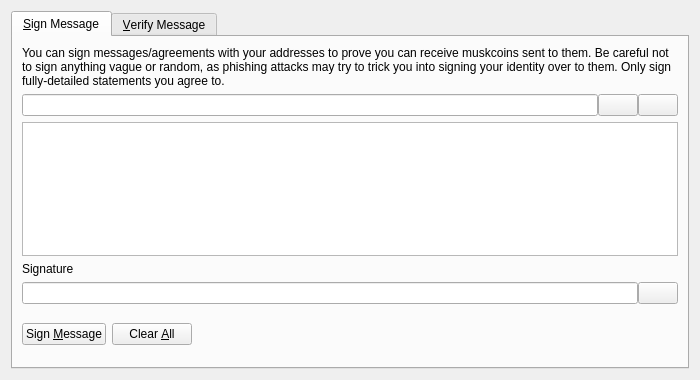
<?xml version="1.0" encoding="UTF-8"?>
<ui version="4.0">
 <class>SignVerifyMessageDialog</class>
 <widget class="QDialog" name="SignVerifyMessageDialog">
  <property name="geometry">
   <rect>
    <x>0</x>
    <y>0</y>
    <width>700</width>
    <height>380</height>
   </rect>
  </property>
  <property name="windowTitle">
   <string>Signatures - Sign / Verify a Message</string>
  </property>
  <property name="modal">
   <bool>true</bool>
  </property>
  <layout class="QVBoxLayout" name="verticalLayout">
   <item>
    <widget class="QTabWidget" name="tabWidget">
     <property name="currentIndex">
      <number>0</number>
     </property>
     <widget class="QWidget" name="tabSignMessage">
      <attribute name="title">
       <string>&amp;Sign Message</string>
      </attribute>
      <layout class="QVBoxLayout" name="verticalLayout_SM">
       <item>
        <widget class="QLabel" name="infoLabel_SM">
         <property name="text">
          <string>You can sign messages/agreements with your addresses to prove you can receive muskcoins sent to them. Be careful not to sign anything vague or random, as phishing attacks may try to trick you into signing your identity over to them. Only sign fully-detailed statements you agree to.</string>
         </property>
         <property name="textFormat">
          <enum>Qt::PlainText</enum>
         </property>
         <property name="wordWrap">
          <bool>true</bool>
         </property>
        </widget>
       </item>
       <item>
        <layout class="QHBoxLayout" name="horizontalLayout_1_SM">
         <property name="spacing">
          <number>0</number>
         </property>
         <item>
          <widget class="QValidatedLineEdit" name="addressIn_SM">
           <property name="toolTip">
            <string>The Muskcoin address to sign the message with</string>
           </property>
          </widget>
         </item>
         <item>
          <widget class="QPushButton" name="addressBookButton_SM">
           <property name="toolTip">
            <string>Choose previously used address</string>
           </property>
           <property name="text">
            <string/>
           </property>
           <property name="icon">
            <iconset resource="../bitcoin.qrc">
             <normaloff>:/icons/address-book</normaloff>:/icons/address-book</iconset>
           </property>
           <property name="shortcut">
            <string>Alt+A</string>
           </property>
           <property name="autoDefault">
            <bool>false</bool>
           </property>
          </widget>
         </item>
         <item>
          <widget class="QPushButton" name="pasteButton_SM">
           <property name="toolTip">
            <string>Paste address from clipboard</string>
           </property>
           <property name="text">
            <string/>
           </property>
           <property name="icon">
            <iconset resource="../bitcoin.qrc">
             <normaloff>:/icons/editpaste</normaloff>:/icons/editpaste</iconset>
           </property>
           <property name="shortcut">
            <string>Alt+P</string>
           </property>
           <property name="autoDefault">
            <bool>false</bool>
           </property>
          </widget>
         </item>
        </layout>
       </item>
       <item>
        <widget class="QPlainTextEdit" name="messageIn_SM">
         <property name="toolTip">
          <string>Enter the message you want to sign here</string>
         </property>
        </widget>
       </item>
       <item>
        <widget class="QLabel" name="signatureLabel_SM">
         <property name="text">
          <string>Signature</string>
         </property>
         <property name="textFormat">
          <enum>Qt::PlainText</enum>
         </property>
        </widget>
       </item>
       <item>
        <layout class="QHBoxLayout" name="horizontalLayout_2_SM">
         <property name="spacing">
          <number>0</number>
         </property>
         <item>
          <widget class="QLineEdit" name="signatureOut_SM">
           <property name="font">
            <font>
             <italic>true</italic>
            </font>
           </property>
           <property name="readOnly">
            <bool>true</bool>
           </property>
          </widget>
         </item>
         <item>
          <widget class="QPushButton" name="copySignatureButton_SM">
           <property name="toolTip">
            <string>Copy the current signature to the system clipboard</string>
           </property>
           <property name="text">
            <string/>
           </property>
           <property name="icon">
            <iconset resource="../bitcoin.qrc">
             <normaloff>:/icons/editcopy</normaloff>:/icons/editcopy</iconset>
           </property>
           <property name="autoDefault">
            <bool>false</bool>
           </property>
          </widget>
         </item>
        </layout>
       </item>
       <item>
        <layout class="QHBoxLayout" name="horizontalLayout_3_SM">
         <item>
          <widget class="QPushButton" name="signMessageButton_SM">
           <property name="toolTip">
            <string>Sign the message to prove you own this Muskcoin address</string>
           </property>
           <property name="text">
            <string>Sign &amp;Message</string>
           </property>
           <property name="icon">
            <iconset resource="../bitcoin.qrc">
             <normaloff>:/icons/edit</normaloff>:/icons/edit</iconset>
           </property>
           <property name="autoDefault">
            <bool>false</bool>
           </property>
          </widget>
         </item>
         <item>
          <widget class="QPushButton" name="clearButton_SM">
           <property name="toolTip">
            <string>Reset all sign message fields</string>
           </property>
           <property name="text">
            <string>Clear &amp;All</string>
           </property>
           <property name="icon">
            <iconset resource="../bitcoin.qrc">
             <normaloff>:/icons/remove</normaloff>:/icons/remove</iconset>
           </property>
           <property name="autoDefault">
            <bool>false</bool>
           </property>
          </widget>
         </item>
         <item>
          <spacer name="horizontalSpacer_1_SM">
           <property name="orientation">
            <enum>Qt::Horizontal</enum>
           </property>
           <property name="sizeHint" stdset="0">
            <size>
             <width>40</width>
             <height>48</height>
            </size>
           </property>
          </spacer>
         </item>
         <item>
          <widget class="QLabel" name="statusLabel_SM">
           <property name="font">
            <font>
             <weight>75</weight>
             <bold>true</bold>
            </font>
           </property>
           <property name="text">
            <string/>
           </property>
           <property name="wordWrap">
            <bool>true</bool>
           </property>
          </widget>
         </item>
         <item>
          <spacer name="horizontalSpacer_2_SM">
           <property name="orientation">
            <enum>Qt::Horizontal</enum>
           </property>
           <property name="sizeHint" stdset="0">
            <size>
             <width>40</width>
             <height>48</height>
            </size>
           </property>
          </spacer>
         </item>
        </layout>
       </item>
      </layout>
     </widget>
     <widget class="QWidget" name="tabVerifyMessage">
      <attribute name="title">
       <string>&amp;Verify Message</string>
      </attribute>
      <layout class="QVBoxLayout" name="verticalLayout_VM">
       <item>
        <widget class="QLabel" name="infoLabel_VM">
         <property name="text">
          <string>Enter the receiver's address, message (ensure you copy line breaks, spaces, tabs, etc. exactly) and signature below to verify the message. Be careful not to read more into the signature than what is in the signed message itself, to avoid being tricked by a man-in-the-middle attack. Note that this only proves the signing party receives with the address, it cannot prove sendership of any transaction!</string>
         </property>
         <property name="textFormat">
          <enum>Qt::PlainText</enum>
         </property>
         <property name="alignment">
          <set>Qt::AlignLeading|Qt::AlignLeft|Qt::AlignTop</set>
         </property>
         <property name="wordWrap">
          <bool>true</bool>
         </property>
        </widget>
       </item>
       <item>
        <layout class="QHBoxLayout" name="horizontalLayout_1_VM">
         <property name="spacing">
          <number>0</number>
         </property>
         <item>
          <widget class="QValidatedLineEdit" name="addressIn_VM">
           <property name="toolTip">
            <string>The Muskcoin address the message was signed with</string>
           </property>
          </widget>
         </item>
         <item>
          <widget class="QPushButton" name="addressBookButton_VM">
           <property name="toolTip">
            <string>Choose previously used address</string>
           </property>
           <property name="text">
            <string/>
           </property>
           <property name="icon">
            <iconset resource="../bitcoin.qrc">
             <normaloff>:/icons/address-book</normaloff>:/icons/address-book</iconset>
           </property>
           <property name="shortcut">
            <string>Alt+A</string>
           </property>
           <property name="autoDefault">
            <bool>false</bool>
           </property>
          </widget>
         </item>
        </layout>
       </item>
       <item>
        <widget class="QPlainTextEdit" name="messageIn_VM"/>
       </item>
       <item>
        <widget class="QValidatedLineEdit" name="signatureIn_VM"/>
       </item>
       <item>
        <layout class="QHBoxLayout" name="horizontalLayout_2_VM">
         <item>
          <widget class="QPushButton" name="verifyMessageButton_VM">
           <property name="toolTip">
            <string>Verify the message to ensure it was signed with the specified Muskcoin address</string>
           </property>
           <property name="text">
            <string>Verify &amp;Message</string>
           </property>
           <property name="icon">
            <iconset resource="../bitcoin.qrc">
             <normaloff>:/icons/transaction_0</normaloff>:/icons/transaction_0</iconset>
           </property>
           <property name="autoDefault">
            <bool>false</bool>
           </property>
          </widget>
         </item>
         <item>
          <widget class="QPushButton" name="clearButton_VM">
           <property name="toolTip">
            <string>Reset all verify message fields</string>
           </property>
           <property name="text">
            <string>Clear &amp;All</string>
           </property>
           <property name="icon">
            <iconset resource="../bitcoin.qrc">
             <normaloff>:/icons/remove</normaloff>:/icons/remove</iconset>
           </property>
           <property name="autoDefault">
            <bool>false</bool>
           </property>
          </widget>
         </item>
         <item>
          <spacer name="horizontalSpacer_1_VM">
           <property name="orientation">
            <enum>Qt::Horizontal</enum>
           </property>
           <property name="sizeHint" stdset="0">
            <size>
             <width>40</width>
             <height>48</height>
            </size>
           </property>
          </spacer>
         </item>
         <item>
          <widget class="QLabel" name="statusLabel_VM">
           <property name="font">
            <font>
             <weight>75</weight>
             <bold>true</bold>
            </font>
           </property>
           <property name="text">
            <string/>
           </property>
           <property name="wordWrap">
            <bool>true</bool>
           </property>
          </widget>
         </item>
         <item>
          <spacer name="horizontalSpacer_2_VM">
           <property name="orientation">
            <enum>Qt::Horizontal</enum>
           </property>
           <property name="sizeHint" stdset="0">
            <size>
             <width>40</width>
             <height>48</height>
            </size>
           </property>
          </spacer>
         </item>
        </layout>
       </item>
      </layout>
     </widget>
    </widget>
   </item>
  </layout>
 </widget>
 <customwidgets>
  <customwidget>
   <class>QValidatedLineEdit</class>
   <extends>QLineEdit</extends>
   <header>qt/qvalidatedlineedit.h</header>
  </customwidget>
 </customwidgets>
 <resources>
  <include location="../bitcoin.qrc"/>
 </resources>
 <connections/>
</ui>
